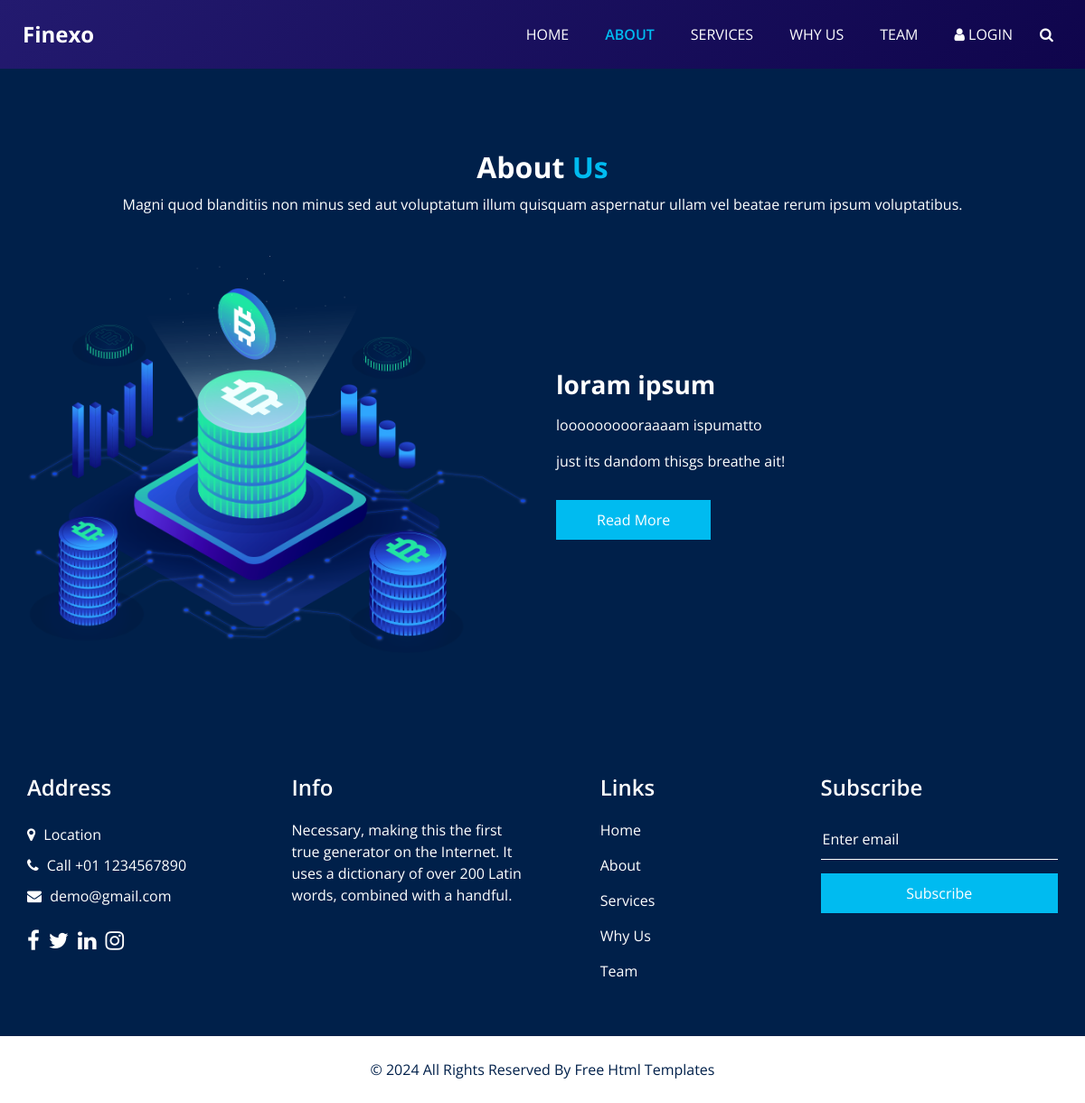
The page /about/ on the database its author committed.
### web_info/models.py (models this page shows)
class AboutUs(models.Model):
    title = models.CharField(max_length=255)
    main_title = models.CharField(max_length=255)
    body = models.TextField(max_length=255)

### web_info/views.py (the view)
# urls.py: path('about/', about, name = 'about'),
def about(request):
    about = AboutUs.objects.all()
    if not about:
        random_objects_about = None
    else:
        random_item_about = randint(0, about.count() - 1)
        random_objects_about = about[random_item_about]
    return render(request, "about.html", {'about':random_objects_about})

### web_info/templates/about.html (shortened to what this page needs)
<!DOCTYPE html>
<html>
{% load static %}
<head>
  <link rel="stylesheet" type="text/css" href="{% static 'css/bootstrap.css' %}" />
  <link rel="stylesheet" type="text/css" href="https://cdnjs.cloudflare.com/ajax/libs/OwlCarousel2/2.3.4/assets/owl.carousel.min.css" />
  <link href="{% static 'css/font-awesome.min.css' %}" rel="stylesheet" />
  <link href="{% static 'css/style.css' %}" rel="stylesheet" />
  <link href="{% static 'css/responsive.css' %}" rel="stylesheet" />
</head>
<body class="sub_page">
  <div class="hero_area">
    <header class="header_section">
      <div class="container-fluid">
        <nav class="navbar navbar-expand-lg custom_nav-container ">
          <a class="navbar-brand" href="{% url 'index' %}">
            <span>
              Finexo
            </span>
          </a>
          <div class="collapse navbar-collapse" id="navbarSupportedContent">
            <ul class="navbar-nav">
              <li class="nav-item">
                <a class="nav-link" href="{% url 'index' %}">Home</a>
              </li>
              <li class="nav-item active">
                <a class="nav-link" href="{% url 'about' %}">About <span class="sr-only">(current)</span></a>
              </li>
              <li class="nav-item">
                <a class="nav-link" href="{% url 'service' %}">Services</a>
              </li>
              <li class="nav-item">
                <a class="nav-link" href="{% url 'why' %}">Why Us</a>
              </li>
              <li class="nav-item">
                <a class="nav-link" href="{% url 'team' %}">Team</a>
              </li>
              <li class="nav-item">
                <a class="nav-link" href="{% url 'login' %}"> <i class="fa fa-user" aria-hidden="true"></i> Login</a>
              </li>
              <form class="form-inline">
                <button class="btn my-2 my-sm-0 nav_search-btn" type="button">
                  <i class="fa fa-search" aria-hidden="true"></i>
                </button>
              </form>
            </ul>
          </div>
        </nav>
      </div>
    </header>
  </div>
  <section class="about_section layout_padding">
    <div class="container">
      <div class="heading_container heading_center">
        <h2>
          About <span>Us</span>
        </h2>
        <p>
          Magni quod blanditiis non minus sed aut voluptatum illum quisquam aspernatur ullam vel beatae rerum ipsum voluptatibus.
        </p>
      </div>
      <div class="row">
        <div class="col-md-6">
          <div class="img-box">
            <img src="{% static 'images/about-img.png' %}" alt="">
          </div>
        </div>
        <div class="col-md-6">
          <div class="detail-box">
            <h3>
              {{ about.title }}
            </h3>
            <p>
              {{ about.main_title }}
            </p>
            <p>
              {{ about.body }}
            </p>
            <a href="#">
              Read More
            </a>
          </div>
        </div>
      </div>
    </div>
  </section>
  <section class="info_section layout_padding2">
    <div class="container">
      <div class="row">
        <div class="col-md-6 col-lg-3 info_col">
          <div class="info_contact">
            <h4>
              Address
            </h4>
            <div class="contact_link_box">
              <a href="#">
                <i class="fa fa-map-marker" aria-hidden="true"></i>
                <span>
                  Location
                </span>
              </a>
              <a href="#">
                <i class="fa fa-phone" aria-hidden="true"></i>
                <span>
                  Call +01 1234567890
                </span>
              </a>
              <a href="#">
                <i class="fa fa-envelope" aria-hidden="true"></i>
                <span>
                  demo@gmail.com
                </span>
              </a>
            </div>
          </div>
          <div class="info_social">
            <a href="#">
              <i class="fa fa-facebook" aria-hidden="true"></i>
            </a>
            <a href="#">
              <i class="fa fa-twitter" aria-hidden="true"></i>
            </a>
            <a href="#">
              <i class="fa fa-linkedin" aria-hidden="true"></i>
            </a>
            <a href="#">
              <i class="fa fa-instagram" aria-hidden="true"></i>
            </a>
          </div>
        </div>
        <div class="col-md-6 col-lg-3 info_col">
          <div class="info_detail">
            <h4>
              Info
            </h4>
            <p>
              Necessary, making this the first true generator on the Internet. It uses a dictionary of over 200 Latin words, combined with a handful.
            </p>
          </div>
        </div>
        <div class="col-md-6 col-lg-2 mx-auto info_col">
          <div class="info_link_box">
            <h4>
              Links
            </h4>
            <div class="info_links">
              <a class="active" href="{% url 'index' %}">
                Home
              </a>
              <a href="{% url 'about' %}">
                About
              </a>
              <a href="{% url 'service' %}">
                Services
              </a>
              <a href="{% url 'why' %}">
                Why Us
              </a>
              <a href="{% url 'team' %}">
                Team
              </a>
            </div>
          </div>
        </div>
        <div class="col-md-6 col-lg-3 info_col">
          <h4>
            Subscribe
          </h4>
          <form action="#">
            <input type="text" placeholder="Enter email" />
            <button type="submit">
              Subscribe
            </button>
          </form>
        </div>
      </div>
    </div>
  </section>
  <section class="footer_section">
    <div class="container">
      <p>
        &copy; <span id="displayYear"></span> All Rights Reserved By
        <a href="https://html.design/">Free Html Templates</a>
      </p>
    </div>
  </section>
</body>
</html>

### static/css/responsive.css (style rules this page uses)
@media (min-width: 1200px) { .container { max-width: 1170px; } }

### rows shown on the page
AboutUs: title "loram ipsum", main_title "loooooooooraaaam ispumatto", body "just its dandom thisgs breathe ait!"
